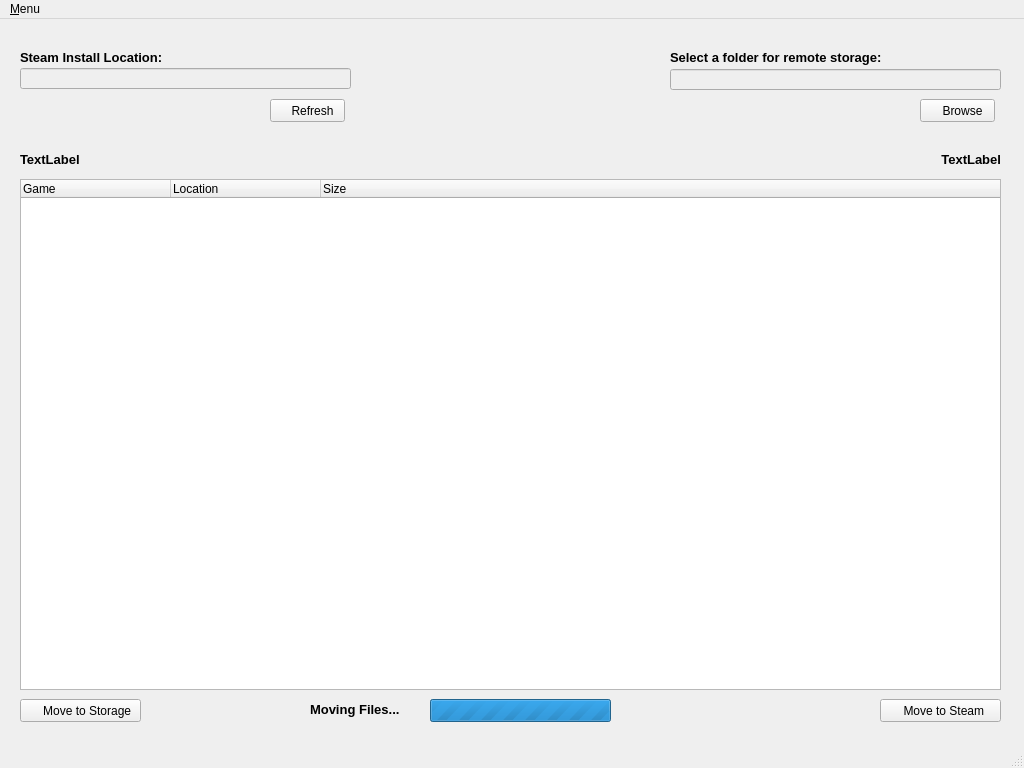
<?xml version="1.0" encoding="UTF-8"?>
<ui version="4.0">
 <class>MainWindow</class>
 <widget class="QMainWindow" name="MainWindow">
  <property name="geometry">
   <rect>
    <x>0</x>
    <y>0</y>
    <width>1024</width>
    <height>768</height>
   </rect>
  </property>
  <property name="sizePolicy">
   <sizepolicy hsizetype="Fixed" vsizetype="Fixed">
    <horstretch>0</horstretch>
    <verstretch>0</verstretch>
   </sizepolicy>
  </property>
  <property name="minimumSize">
   <size>
    <width>1024</width>
    <height>768</height>
   </size>
  </property>
  <property name="maximumSize">
   <size>
    <width>1024</width>
    <height>768</height>
   </size>
  </property>
  <property name="windowTitle">
   <string>SteamMover</string>
  </property>
  <property name="windowIcon">
   <iconset resource="../resources/icons.qrc">
    <normaloff>:/icons/Steam.ico</normaloff>:/icons/Steam.ico</iconset>
  </property>
  <widget class="QWidget" name="centralwidget">
   <widget class="QPushButton" name="btnRefresh">
    <property name="geometry">
     <rect>
      <x>270</x>
      <y>80</y>
      <width>75</width>
      <height>23</height>
     </rect>
    </property>
    <property name="layoutDirection">
     <enum>Qt::RightToLeft</enum>
    </property>
    <property name="text">
     <string>   Refresh</string>
    </property>
    <property name="icon">
     <iconset resource="../resources/icons.qrc">
      <normaloff>:/icons/refresh.ico</normaloff>:/icons/refresh.ico</iconset>
    </property>
   </widget>
   <widget class="QPushButton" name="btnBrowse">
    <property name="geometry">
     <rect>
      <x>920</x>
      <y>80</y>
      <width>75</width>
      <height>23</height>
     </rect>
    </property>
    <property name="layoutDirection">
     <enum>Qt::RightToLeft</enum>
    </property>
    <property name="text">
     <string>   Browse</string>
    </property>
    <property name="icon">
     <iconset resource="../resources/icons.qrc">
      <normaloff>:/icons/search.ico</normaloff>:/icons/search.ico</iconset>
    </property>
   </widget>
   <widget class="QPushButton" name="btnMovetoStorage">
    <property name="geometry">
     <rect>
      <x>20</x>
      <y>680</y>
      <width>121</width>
      <height>23</height>
     </rect>
    </property>
    <property name="layoutDirection">
     <enum>Qt::RightToLeft</enum>
    </property>
    <property name="text">
     <string>    Move to Storage</string>
    </property>
    <property name="icon">
     <iconset resource="../resources/icons.qrc">
      <normaloff>:/icons/forward.ico</normaloff>:/icons/forward.ico</iconset>
    </property>
   </widget>
   <widget class="QPushButton" name="btnMovetoSteam">
    <property name="geometry">
     <rect>
      <x>880</x>
      <y>680</y>
      <width>121</width>
      <height>23</height>
     </rect>
    </property>
    <property name="text">
     <string>  Move to Steam</string>
    </property>
    <property name="icon">
     <iconset resource="../resources/icons.qrc">
      <normaloff>:/icons/backward.ico</normaloff>:/icons/backward.ico</iconset>
    </property>
   </widget>
   <widget class="QLabel" name="label_2">
    <property name="geometry">
     <rect>
      <x>670</x>
      <y>30</y>
      <width>228</width>
      <height>16</height>
     </rect>
    </property>
    <property name="font">
     <font>
      <pointsize>10</pointsize>
      <weight>75</weight>
      <bold>true</bold>
     </font>
    </property>
    <property name="text">
     <string>Select a folder for remote storage:</string>
    </property>
   </widget>
   <widget class="QLabel" name="label">
    <property name="geometry">
     <rect>
      <x>20</x>
      <y>30</y>
      <width>149</width>
      <height>16</height>
     </rect>
    </property>
    <property name="font">
     <font>
      <pointsize>10</pointsize>
      <weight>75</weight>
      <bold>true</bold>
     </font>
    </property>
    <property name="text">
     <string>Steam Install Location:</string>
    </property>
   </widget>
   <widget class="QLineEdit" name="lneSteamDir">
    <property name="enabled">
     <bool>false</bool>
    </property>
    <property name="geometry">
     <rect>
      <x>20</x>
      <y>49</y>
      <width>331</width>
      <height>21</height>
     </rect>
    </property>
   </widget>
   <widget class="QLineEdit" name="lneRemoteDir">
    <property name="enabled">
     <bool>false</bool>
    </property>
    <property name="geometry">
     <rect>
      <x>670</x>
      <y>50</y>
      <width>331</width>
      <height>21</height>
     </rect>
    </property>
   </widget>
   <widget class="QLabel" name="lbl_FreeSteam">
    <property name="geometry">
     <rect>
      <x>20</x>
      <y>130</y>
      <width>331</width>
      <height>20</height>
     </rect>
    </property>
    <property name="font">
     <font>
      <pointsize>10</pointsize>
      <weight>75</weight>
      <bold>true</bold>
     </font>
    </property>
    <property name="text">
     <string>TextLabel</string>
    </property>
   </widget>
   <widget class="QLabel" name="lbl_FreeRemote">
    <property name="geometry">
     <rect>
      <x>670</x>
      <y>130</y>
      <width>331</width>
      <height>20</height>
     </rect>
    </property>
    <property name="font">
     <font>
      <pointsize>10</pointsize>
      <weight>75</weight>
      <bold>true</bold>
     </font>
    </property>
    <property name="text">
     <string>TextLabel</string>
    </property>
    <property name="alignment">
     <set>Qt::AlignRight|Qt::AlignTrailing|Qt::AlignVCenter</set>
    </property>
   </widget>
   <widget class="QTreeWidget" name="treeGames">
    <property name="geometry">
     <rect>
      <x>20</x>
      <y>160</y>
      <width>981</width>
      <height>511</height>
     </rect>
    </property>
    <property name="iconSize">
     <size>
      <width>16</width>
      <height>16</height>
     </size>
    </property>
    <property name="uniformRowHeights">
     <bool>true</bool>
    </property>
    <property name="itemsExpandable">
     <bool>true</bool>
    </property>
    <property name="sortingEnabled">
     <bool>false</bool>
    </property>
    <property name="allColumnsShowFocus">
     <bool>false</bool>
    </property>
    <property name="headerHidden">
     <bool>false</bool>
    </property>
    <property name="expandsOnDoubleClick">
     <bool>true</bool>
    </property>
    <attribute name="headerVisible">
     <bool>true</bool>
    </attribute>
    <attribute name="headerDefaultSectionSize">
     <number>150</number>
    </attribute>
    <attribute name="headerHighlightSections">
     <bool>true</bool>
    </attribute>
    <attribute name="headerStretchLastSection">
     <bool>true</bool>
    </attribute>
    <column>
     <property name="text">
      <string>Game</string>
     </property>
    </column>
    <column>
     <property name="text">
      <string>Location</string>
     </property>
    </column>
    <column>
     <property name="text">
      <string>Size</string>
     </property>
    </column>
   </widget>
   <widget class="QLabel" name="lbl_Progress">
    <property name="geometry">
     <rect>
      <x>310</x>
      <y>680</y>
      <width>101</width>
      <height>20</height>
     </rect>
    </property>
    <property name="font">
     <font>
      <pointsize>10</pointsize>
      <weight>75</weight>
      <bold>true</bold>
     </font>
    </property>
    <property name="text">
     <string>Moving Files...</string>
    </property>
   </widget>
   <widget class="QProgressBar" name="progressBar">
    <property name="geometry">
     <rect>
      <x>430</x>
      <y>680</y>
      <width>181</width>
      <height>23</height>
     </rect>
    </property>
    <property name="maximum">
     <number>0</number>
    </property>
    <property name="value">
     <number>0</number>
    </property>
    <property name="textVisible">
     <bool>false</bool>
    </property>
   </widget>
  </widget>
  <widget class="QMenuBar" name="menubar">
   <property name="geometry">
    <rect>
     <x>0</x>
     <y>0</y>
     <width>1024</width>
     <height>19</height>
    </rect>
   </property>
   <widget class="QMenu" name="menuMenu">
    <property name="title">
     <string>&amp;Menu</string>
    </property>
    <addaction name="separator"/>
    <addaction name="action_Legend"/>
    <addaction name="separator"/>
    <addaction name="action_About"/>
    <addaction name="separator"/>
    <addaction name="action_Exit"/>
   </widget>
   <addaction name="menuMenu"/>
  </widget>
  <widget class="QStatusBar" name="statusbar"/>
  <action name="action_About">
   <property name="text">
    <string>&amp;About</string>
   </property>
   <property name="statusTip">
    <string>Display the About dialog</string>
   </property>
  </action>
  <action name="action_Exit">
   <property name="text">
    <string>&amp;Exit</string>
   </property>
   <property name="statusTip">
    <string>Exit the application</string>
   </property>
   <property name="shortcut">
    <string>Ctrl+Q</string>
   </property>
  </action>
  <action name="action_Legend">
   <property name="text">
    <string>&amp;Legend</string>
   </property>
   <property name="statusTip">
    <string>Legend to explain the meaning of the icons.</string>
   </property>
  </action>
 </widget>
 <tabstops>
  <tabstop>lneSteamDir</tabstop>
  <tabstop>btnRefresh</tabstop>
  <tabstop>btnBrowse</tabstop>
  <tabstop>btnMovetoStorage</tabstop>
  <tabstop>btnMovetoSteam</tabstop>
 </tabstops>
 <resources>
  <include location="../resources/icons.qrc"/>
 </resources>
 <connections/>
</ui>
